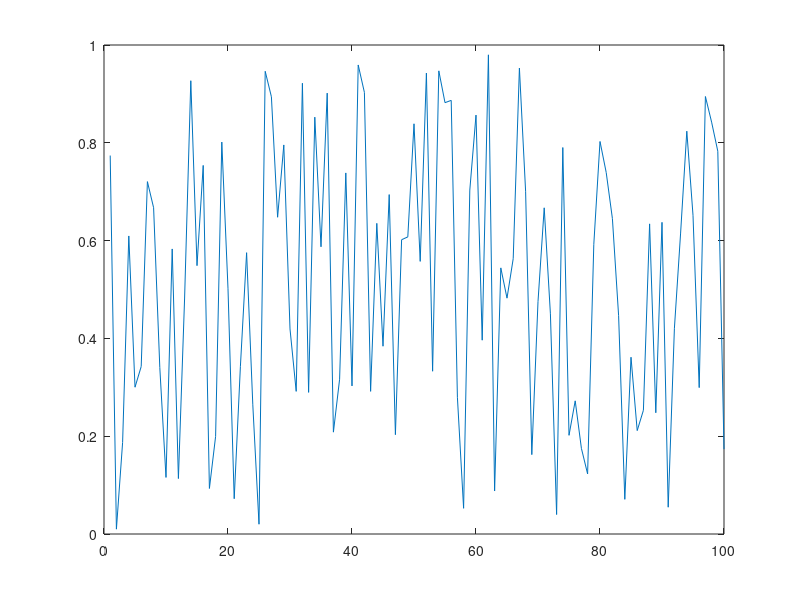

Write MATLAB code to recreate this figure.
% testing that version control is good to go
%
% ds 2019-05-01

figure
plot(rand(100,1));

% add some other comment in here
% idea for another plot...
